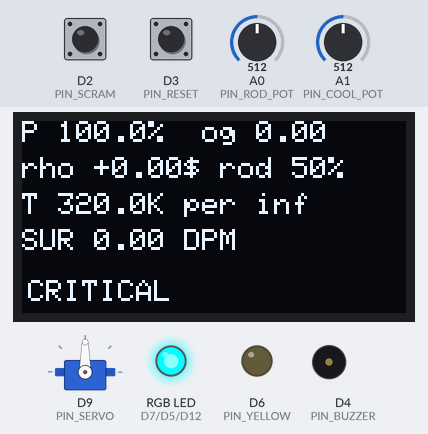
Bench run of a program on a simulated Arduino Uno R4 Minima. Parts: servo, 128×64 one-colour display, an RGB LED mixed from three pins (HIGH = lit), output pins drawn as LEDs (lit = HIGH), buzzer (waves = sounding, pin HIGH). Inputs (shaded band) come from the test bench; at power-on: A0 (PIN_ROD_POT) = 512, A1 (PIN_COOL_POT) = 512, D2 (PIN_SCRAM) HIGH, D3 (PIN_RESET) HIGH (analog values on the 0–1023 scale).

Above: at 1.2 s.
1.3 s: A0 (PIN_ROD_POT) set to 716
At 1.74 s:
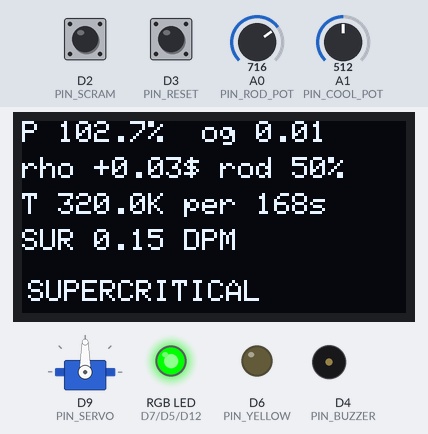
3.5 s: A1 (PIN_COOL_POT) set to 900
At 4.06 s:
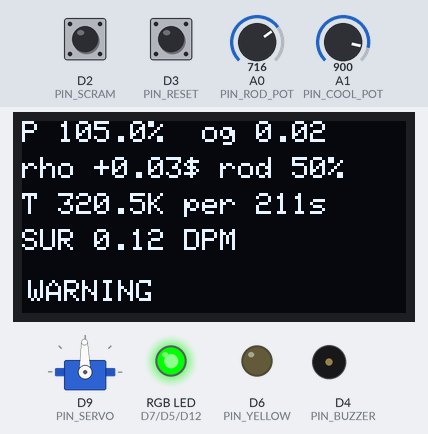
6.5 s: D2 (PIN_SCRAM) pulled LOW for 0.15 s
At 6.74 s:
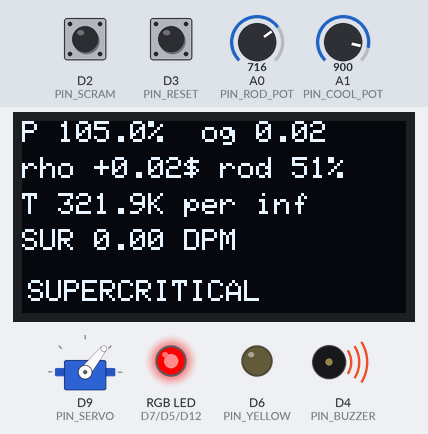
7.2 s: D3 (PIN_RESET) pulled LOW for 0.15 s
At 7.32 s:
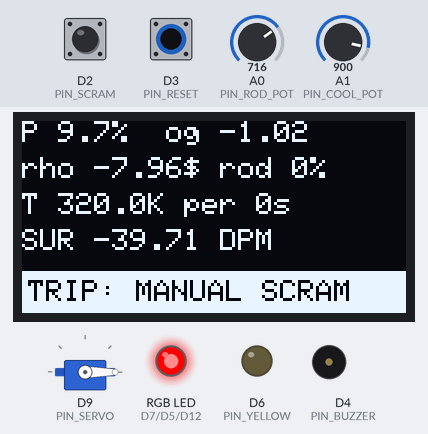
9.4 s: A1 (PIN_COOL_POT) set to 1010
At 9.73 s:
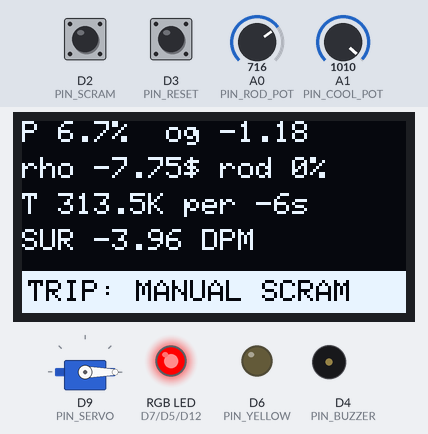
Timing chart, 0 to 12.1 s (numbered marks = the images above; inputs shaded):
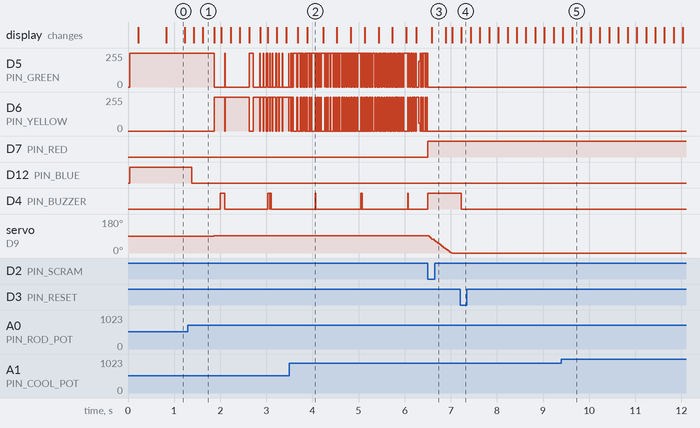

The program:

main.cpp
```cpp
// main.cpp - Arduino UNO R4 (Minima or WiFi) reactor simulator firmware.
// Physics runs in fixed 10 ms steps from an accumulator; serial output at 10 Hz,
// OLED at 5 Hz. Units: time s (ms for timers), power normalized, rho $ on serial.
#include <Arduino.h>
#include <avr/dtostrf.h>
#include <math.h>
#include <stdio.h>
#include <stdlib.h>
#include <string.h>

#include "display.h"
#include "kinetics.h"
#include "panel_io.h"
#include "reactor.h"

static const uint32_t DT_MS = 10;
static const float DT_S = 0.010f;
static const uint8_t MAX_STEPS = 10;
static const uint32_t ACC_CAP_MS = 250;
static const uint32_t PRINT_MS = 100;
static const uint32_t DRAW_MS = 200;

enum OutputMode { MODE_PLOTTER, MODE_CSV, MODE_TELEPLOT };

static Reactor reactor;
static Panel panel;
static Display display;
static const Readings* last = nullptr;
static Inputs lastIn;  // pot values for the plotter line

static OutputMode mode = MODE_PLOTTER;
static bool overrideOn = false;
static float rhoOverride = 0.0f;  // dk/k
static bool softScram = false;
static bool softReset = false;
static char line[32];
static uint8_t lineLen = 0;
static bool lineTooLong = false;
static uint32_t lastMs = 0, accMs = 0, lastPrintMs = 0, lastDrawMs = 0;

// Drops the line if the USB TX buffer can't take it whole; never waits on the host.
static void sendLine(const char* buf, int len) {
  if (len <= 0) return;
  // R4 WiFi (NO_USB): Serial is a UART into the USB bridge, never stalls, and availableForWrite() is always 0.
#ifndef NO_USB
  if (Serial.availableForWrite() < len) return;
#endif
  Serial.write(reinterpret_cast<const uint8_t*>(buf), len);
}

static void sendFormatted(char* buf, int size, int n) {
  if (n < 0) return;
  if (n >= size) n = size - 1;
  sendLine(buf, n);
}

static void sendText(const char* s) { sendLine(s, static_cast<int>(strlen(s))); }

static void sendValue(const char* prefix, float x, int digits) {
  char v[24], buf[160];
  dtostrf(x, 0, digits, v);
  sendFormatted(buf, sizeof buf, snprintf(buf, sizeof buf, "%s%s\r\n", prefix, v));
}

static void benchmark() {
  const KineticsParams p = keepinU235();
  Kinetics k;
  initEquilibrium(k, p, 1.0f);
  const uint32_t start = micros();
  for (int i = 0; i < 1000; ++i) stepImplicit(k, p, 0.0f, 0.0f, DT_S);
  const uint32_t us = micros() - start;
  const uint32_t drawStart = micros();
  display.draw(*last, overrideOn);  // 0 us when no OLED answered
  const uint32_t drawUs = micros() - drawStart;
  char a[24], b[24], buf[160];
  dtostrf(static_cast<float>(us) / 1000.0f, 0, 2, a);
  dtostrf(k.n, 0, 6, b);
  sendFormatted(buf, sizeof buf,
                snprintf(buf, sizeof buf, "# stepImplicit: %s us per step (n = %s), draw: %lu us\r\n",
                         a, b, static_cast<unsigned long>(drawUs)));
  lastMs = millis();
}

static void handleCommand(const char* cmd) {
  if (cmd[0] == 'm' && cmd[1] == ' ') {
    if (cmd[2] == 'p') mode = MODE_PLOTTER;
    else if (cmd[2] == 't') mode = MODE_TELEPLOT;
    else if (cmd[2] == 'c') {
      mode = MODE_CSV;
      sendText("t,rho,n,T,period,sur,rod,trip\r\n");
    }
  } else if (cmd[0] == 'r' && cmd[1] == ' ') {
    char* end;
    const float d = strtof(cmd + 2, &end);
    const bool parsed = end != cmd + 2;
    while (*end == ' ' || *end == '\t') ++end;
    if (!parsed || *end != '\0' || !isfinite(d) || fabsf(d) > 10.0f) {
      sendText("# error: r needs a finite number in [-10, 10] dollars\r\n");
      return;
    }
    if (last != nullptr && last->trips != 0) {
      sendText("# error: r ignored while tripped, reset first\r\n");
      return;
    }
    rhoOverride = d * totalBeta(keepinU235());
    overrideOn = true;
  } else if (!strcmp(cmd, "x")) {
    overrideOn = false;
  } else if (!strcmp(cmd, "s")) {
    softScram = true;
  } else if (!strcmp(cmd, "z")) {
    softReset = true;
  } else if (!strcmp(cmd, "b")) {
    if (last == nullptr || last->trips == 0) {
      sendText("# error: b only while tripped\r\n");
      return;
    }
    benchmark();
  } else if (cmd[0] != '\0') {
    sendText("# commands: m p|m c|m t, r <dollars>, x, s, z, b\r\n");
  }
}

static void handleSerialCommands() {
  while (Serial.available() > 0) {
    const char c = static_cast<char>(Serial.read());
    if (c == '\n' || c == '\r') {
      line[lineLen] = '\0';
      if (lineTooLong) sendText("# error: command too long\r\n");
      else handleCommand(line);
      lineLen = 0;
      lineTooLong = false;
    } else if (lineLen < sizeof(line) - 1) {
      line[lineLen++] = c;
    } else {
      lineTooLong = true;
    }
  }
}

static void printReadings(const Readings& r) {
  char buf[160];
  if (mode == MODE_CSV) {
    char t[24], rho[24], n[24], T[24], per[24], sur[24], rod[24];
    dtostrf(r.t, 0, 2, t);
    dtostrf(r.rhoDollars, 0, 5, rho);
    dtostrf(r.n, 0, 8, n);
    dtostrf(r.T, 0, 3, T);
    dtostrf(r.period, 0, 2, per);
    dtostrf(r.sur, 0, 4, sur);
    dtostrf(r.rod, 0, 4, rod);
    sendFormatted(buf, sizeof buf,
                  snprintf(buf, sizeof buf, "%s,%s,%s,%s,%s,%s,%s,%u\r\n", t, rho, n, T, per,
                           sur, rod, static_cast<unsigned>(r.trips)));
  } else if (mode == MODE_TELEPLOT) {
    sendValue(">P:", 100.0f * r.n, 3);
    sendValue(">logP:", r.logP, 3);
    sendValue(">rho:", r.rhoDollars, 4);
    sendValue(">T:", r.T, 2);
    sendValue(">rod:", 100.0f * r.rod, 1);
    sendValue(">SUR:", r.sur, 3);
  } else {
    char p[24], rod[24], rho[24], T[24], dem[24], Tc[24];
    dtostrf(100.0f * r.n, 0, 2, p);
    dtostrf(100.0f * r.rod, 0, 1, rod);
    dtostrf(100.0f * r.rhoDollars, 0, 2, rho);
    dtostrf(r.T - 300.0f, 0, 2, T);
    dtostrf(100.0f * lastIn.rodDemand, 0, 2, dem);
    dtostrf(lastIn.Tcool - 300.0f, 0, 2, Tc);
    sendFormatted(buf, sizeof buf,
                  snprintf(buf, sizeof buf,
                           "P:%s,rod:%s,rho_cents:%s,T_minus_300:%s,dem:%s,Tc_minus_300:%s\r\n",
                           p, rod, rho, T, dem, Tc));
  }
}

void setup() {
  Serial.begin(115200);
  const uint32_t start = millis();
  while (!Serial && millis() - start < 2000) {
  }
  panel.begin();
  if (!display.begin()) sendText("# no OLED found, continuing without it\r\n");
  reactor.init();
  sendText("# reactor simulator ready. commands: m p|m c|m t, r <dollars>, x, s, z, b\r\n");
  lastMs = millis();
}

void loop() {
  const uint32_t now = millis();
  accMs += now - lastMs;  // unsigned subtraction survives millis() wrap
  lastMs = now;
  if (accMs > ACC_CAP_MS) accMs = ACC_CAP_MS;

  uint8_t steps = 0;
  while (accMs >= DT_MS && steps < MAX_STEPS) {
    Inputs in = panel.readInputs();
    in.overrideOn = overrideOn;
    in.rhoOverride = rhoOverride;
    if (softScram) in.scram = true;
    if (softReset) in.reset = true;
    softScram = softReset = false;
    if (in.reset) panel.acknowledge();
    lastIn = in;

    const Readings& r = reactor.step(in, DT_S);
    if (r.trips != 0) overrideOn = false;  // a trip ends the test; reset returns to the pot
    panel.show(r);
    last = &r;
    accMs -= DT_MS;
    ++steps;
  }

  handleSerialCommands();
  if (last == nullptr) return;
  if (now - lastPrintMs >= PRINT_MS) {
    lastPrintMs = now;
    printReadings(*last);
  }
  if (now - lastDrawMs >= DRAW_MS) {
    lastDrawMs = now;
    display.draw(*last, overrideOn);
  }
}
```

display.cpp
```cpp
// display.cpp - SSD1306 128x64 OLED readout, five text lines.
// Units: power %, rho $, rod %, T K, period s, SUR DPM.
#include "display.h"

#include <math.h>

#include "protection.h"

static const uint8_t OLED_ADDRESS = 0x3C;

static const char* stateText(const Readings& r, bool overrideOn) {
  if (r.trips & TRIP_FAULT) return "TRIP: FAULT";
  if (r.trips & TRIP_PROMPT_CRIT) return "TRIP: PROMPT CRIT";
  if (r.trips & TRIP_SHORT_PERIOD) return "TRIP: SHORT PERIOD";
  if (r.trips & TRIP_HIGH_POWER) return "TRIP: HIGH POWER";
  if (r.trips & TRIP_HIGH_TEMP) return "TRIP: HIGH TEMP";
  if (r.trips & TRIP_MANUAL) return "TRIP: MANUAL SCRAM";
  if (overrideOn) return "TEST: RHO OVERRIDE";
  if (r.warn) return "WARNING";
  if (r.rho < -5.0e-5f) return "SUBCRITICAL";
  if (r.rho > 5.0e-5f) return "SUPERCRITICAL";
  return "CRITICAL";
}

bool Display::begin() {
  // Adafruit begin() only fails on malloc; it never checks that the OLED ACKs.
  Wire.begin();
  Wire.beginTransmission(OLED_ADDRESS);
  if (Wire.endTransmission() != 0) return false;
  ok_ = oled_.begin(SSD1306_SWITCHCAPVCC, OLED_ADDRESS, true, false);
  return ok_;
}

void Display::draw(const Readings& r, bool overrideOn) {
  if (!ok_) return;
  oled_.clearDisplay();
  oled_.setTextSize(1);
  oled_.setTextColor(SSD1306_WHITE);

  oled_.setCursor(0, 0);
  oled_.print("P ");
  oled_.print(100.0f * r.n, 1);
  oled_.print("%  log ");
  oled_.print(r.logP, 2);

  oled_.setCursor(0, 12);
  oled_.print("rho ");
  if (r.rhoDollars >= 0.0f) oled_.print('+');
  oled_.print(r.rhoDollars, 2);
  oled_.print("$ rod ");
  oled_.print(static_cast<int>(100.0f * r.rod + 0.5f));
  oled_.print('%');

  oled_.setCursor(0, 24);
  oled_.print("T ");
  oled_.print(r.T, 1);
  oled_.print("K per ");
  if (fabsf(r.period) >= 1.0e4f) {
    oled_.print("inf");
  } else {
    oled_.print(static_cast<int>(r.period));
    oled_.print('s');
  }

  oled_.setCursor(0, 36);
  oled_.print("SUR ");
  oled_.print(r.sur, 2);
  oled_.print(" DPM");

  // Line 5 is inverted while tripped. 21 characters fit at text size 1.
  if (r.trips) {
    oled_.fillRect(0, 50, 128, 14, SSD1306_WHITE);
    oled_.setTextColor(SSD1306_BLACK);
  }
  oled_.setCursor(2, 53);
  oled_.print(stateText(r, overrideOn));
  oled_.display();
}
```

display.h
```cpp
// display.h - SSD1306 128x64 OLED readout.
// Units: power %, rho $, rod %, T K, period s, SUR DPM.
#ifndef DISPLAY_H
#define DISPLAY_H

#include <Adafruit_SSD1306.h>

#include "reactor.h"

class Display {
 public:
  Display() : oled_(128, 64, &Wire, -1) {}
  bool begin();  // false if no OLED answers; draw() then does nothing
  void draw(const Readings& r, bool overrideOn);

 private:
  Adafruit_SSD1306 oled_;
  bool ok_ = false;
};

#endif
```

panel_io.cpp
```cpp
// panel_io.cpp - front panel I/O.
// Units: rod demand 0..1, coolant temperature K, times ms.
#include "panel_io.h"

#include <math.h>

static const uint8_t PIN_SCRAM = 2;  // button to GND, interrupt
static const uint8_t PIN_RESET = 3;  // button to GND, debounced in software
static const uint8_t PIN_BUZZER = 4;
static const uint8_t PIN_GREEN = 5;
static const uint8_t PIN_YELLOW = 6;
static const uint8_t PIN_RED = 7;
static const uint8_t PIN_SERVO = 9;
static const uint8_t PIN_BLUE = 12;
static const uint8_t PIN_ROD_POT = A0;
static const uint8_t PIN_COOL_POT = A1;

static const float POT_EMA = 0.1f;
static const float TCOOL_MIN = 285.0f;  // coolant pot range (K), 290 K at mid-scale; 284 K would trip at power
static const float TCOOL_SPAN = 10.0f;
static const uint32_t DEBOUNCE_MS = 30;

static volatile bool scramPressed = false;
static void onScram() { scramPressed = true; }

static float readPot(uint8_t pin) { return static_cast<float>(analogRead(pin)) / 16383.0f; }

void Panel::begin() {
  pinMode(PIN_SCRAM, INPUT_PULLUP);
  pinMode(PIN_RESET, INPUT_PULLUP);
  attachInterrupt(digitalPinToInterrupt(PIN_SCRAM), onScram, FALLING);
  const uint8_t outputs[] = {PIN_BUZZER, PIN_GREEN, PIN_YELLOW, PIN_RED, PIN_BLUE};
  for (uint8_t pin : outputs) {
    pinMode(pin, OUTPUT);
    digitalWrite(pin, LOW);
  }
  servo_.attach(PIN_SERVO, 600, 2400);  // 544 us default can stall an SG90 on its end stop
  analogReadResolution(14);
  rodPot_ = readPot(PIN_ROD_POT);
  coolPot_ = readPot(PIN_COOL_POT);
}

Inputs Panel::readInputs() {
  rodPot_ += POT_EMA * (readPot(PIN_ROD_POT) - rodPot_);
  coolPot_ += POT_EMA * (readPot(PIN_COOL_POT) - coolPot_);

  Inputs in;
  in.rodDemand = rodPot_;
  in.Tcool = TCOOL_MIN + TCOOL_SPAN * coolPot_;

  noInterrupts();
  in.scram = scramPressed;
  scramPressed = false;
  interrupts();
  if (digitalRead(PIN_SCRAM) == LOW) in.scram = true;  // held button keeps SCRAM asserted

  const uint32_t now = millis();
  const bool raw = digitalRead(PIN_RESET) == LOW;
  if (raw != resetRaw_) {
    resetRaw_ = raw;
    resetChangedMs_ = now;
  }
  if (now - resetChangedMs_ >= DEBOUNCE_MS && raw != resetStable_) {
    resetStable_ = raw;
    in.reset = raw;  // press edge only
  }
  return in;
}

void Panel::show(const Readings& r) {
  const bool tripped = r.trips != 0;
  if ((r.trips & ~lastTrips_) != 0) acked_ = false;  // a new trip sounds again
  lastTrips_ = r.trips;

  const bool critical = !tripped && fabsf(r.rho) < 5.0e-5f && fabsf(r.period) > 1000.0f;
  digitalWrite(PIN_RED, tripped ? HIGH : LOW);
  digitalWrite(PIN_YELLOW, !tripped && r.warn ? HIGH : LOW);
  digitalWrite(PIN_GREEN, !tripped && !r.warn ? HIGH : LOW);
  digitalWrite(PIN_BLUE, critical ? HIGH : LOW);

  const bool beep = tripped ? !acked_ : r.warn != 0 && millis() % 1000 < 100;
  digitalWrite(PIN_BUZZER, beep ? HIGH : LOW);

  const int angle = static_cast<int>(180.0f * r.rod + 0.5f);
  if (abs(angle - lastAngle_) >= 1) {
    servo_.write(angle);
    lastAngle_ = angle;
  }
}
```

panel_io.h
```cpp
// panel_io.h - front panel: rod and coolant pots, SCRAM/reset buttons, LEDs,
// buzzer and the rod-position servo.
// Units: rod demand 0..1 (1 = withdrawn), coolant temperature K.
#ifndef PANEL_IO_H
#define PANEL_IO_H

#include <Arduino.h>
#include <Servo.h>

#include "reactor.h"

class Panel {
 public:
  void begin();
  // Pots plus one-shot SCRAM and reset events since the last call.
  Inputs readInputs();
  // Silences the trip buzzer until a new trip.
  void acknowledge() { acked_ = true; }
  // LEDs, buzzer and servo.
  void show(const Readings& r);

 private:
  Servo servo_;
  float rodPot_ = 0.5f;
  float coolPot_ = 0.5f;
  bool resetRaw_ = false;
  bool resetStable_ = false;
  uint32_t resetChangedMs_ = 0;
  bool acked_ = false;
  uint8_t lastTrips_ = 0;
  int lastAngle_ = -10;
};

#endif
```

Measured:
- after the input at 1.3 s, D12 (PIN_BLUE): HIGH → LOW after 0.08 s; D4 (PIN_BUZZER): goes HIGH 0.10 s, LOW 0.93 s, HIGH 0.04 s, LOW 0.01 s, HIGH 0.02 s, then LOW, starting after 0.70 s; servo on D9 (PIN_SERVO): 90° → 91° after 0.56 s; the display: first changes after 0.13 s (image 1 shows a later state)
- after the input at 3.5 s, servo on D9 (PIN_SERVO): 91° → 92° after 1.3 s
- after the input at 6.5 s, D5 (PIN_GREEN): goes on until 6.5 s, then stays 0/255; D6 (PIN_YELLOW): stops changing and stays 0/255; D7 (PIN_RED): LOW → HIGH at once
- after the input at 7.2 s, D4 (PIN_BUZZER): HIGH → LOW at once
- what the display in image 0 shows lasts 0.4 s, from 0.8 s to 1.2 s
